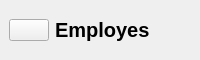
       <widget class="QWidget" name="headerFrame_9" native="true">
        <property name="minimumSize">
         <size>
          <width>0</width>
          <height>60</height>
         </size>
        </property>
        <property name="maximumSize">
         <size>
          <width>16777215</width>
          <height>60</height>
         </size>
        </property>
        <layout class="QHBoxLayout" name="horizontalLayout_11">
         <property name="spacing">
          <number>0</number>
         </property>
         <property name="leftMargin">
          <number>0</number>
         </property>
         <property name="topMargin">
          <number>0</number>
         </property>
         <property name="rightMargin">
          <number>0</number>
         </property>
         <property name="bottomMargin">
          <number>0</number>
         </property>
         <item alignment="Qt::AlignLeft">
          <widget class="QWidget" name="widget_32" native="true">
           <layout class="QHBoxLayout" name="horizontalLayout_72">
            <item>
             <widget class="QPushButton" name="menuBtn_9">
              <property name="text">
               <string/>
              </property>
              <property name="icon">
               <iconset resource="resources.qrc">
                <normaloff>:/whiteIcons/assets/icons/white/menu.svg</normaloff>:/whiteIcons/assets/icons/white/menu.svg</iconset>
              </property>
              <property name="iconSize">
               <size>
                <width>24</width>
                <height>24</height>
               </size>
              </property>
             </widget>
            </item>
            <item>
             <widget class="QLabel" name="appHeader_9">
              <property name="font">
               <font>
                <pointsize>15</pointsize>
                <weight>75</weight>
                <bold>true</bold>
               </font>
              </property>
              <property name="text">
               <string>Employes</string>
              </property>
             </widget>
            </item>
           </layout>
          </widget>
         </item>
         <item>
          <widget class="QLabel" name="date_5">
           <property name="text">
            <string/>
           </property>
          </widget>
         </item>
         <item alignment="Qt::AlignHCenter">
          <widget class="QWidget" name="widget_33" native="true">
           <layout class="QHBoxLayout" name="horizontalLayout_73"/>
          </widget>
         </item>
         <item alignment="Qt::AlignRight">
          <widget class="QWidget" name="widget_34" native="true">
           <layout class="QHBoxLayout" name="horizontalLayout_74">
            <property name="spacing">
             <number>0</number>
            </property>
            <property name="leftMargin">
             <number>0</number>
            </property>
            <property name="topMargin">
             <number>0</number>
            </property>
            <property name="rightMargin">
             <number>0</number>
            </property>
            <property name="bottomMargin">
             <number>0</number>
            </property>
           </layout>
          </widget>
         </item>
        </layout>
       </widget>
